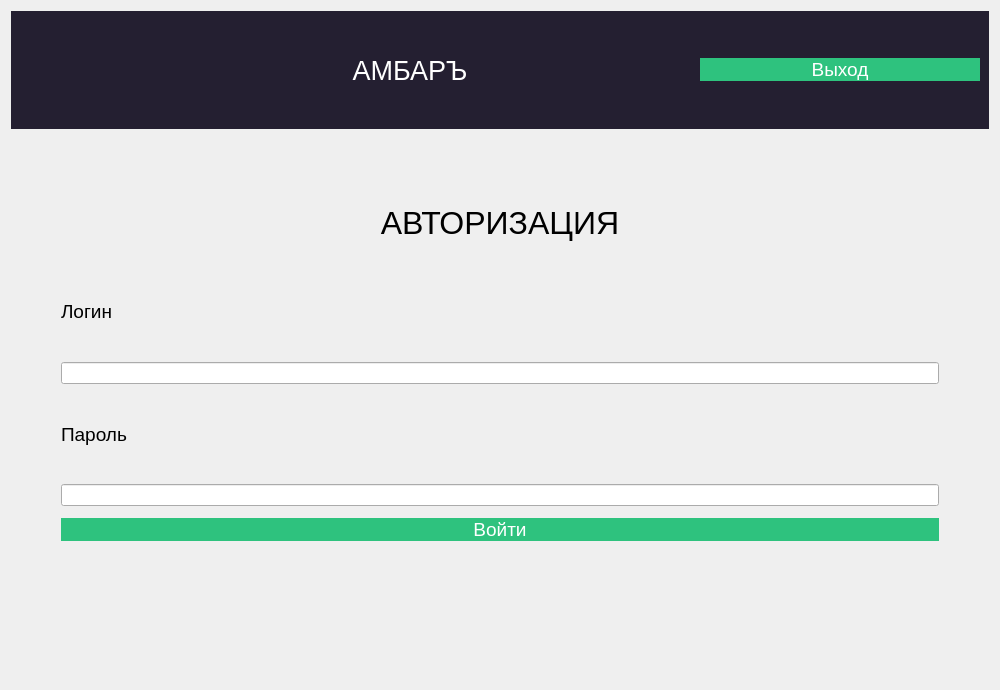
<?xml version="1.0" encoding="UTF-8"?>
<ui version="4.0">
 <class>Dialog</class>
 <widget class="QDialog" name="Dialog">
  <property name="geometry">
   <rect>
    <x>0</x>
    <y>0</y>
    <width>1000</width>
    <height>690</height>
   </rect>
  </property>
  <property name="minimumSize">
   <size>
    <width>1000</width>
    <height>600</height>
   </size>
  </property>
  <property name="windowTitle">
   <string>Учет заявок на ремонт оргтехники</string>
  </property>
  <property name="windowIcon">
   <iconset theme="accessories-dictionary">
    <selectedon>../../../../../logo.png</selectedon>
   </iconset>
  </property>
  <property name="toolTipDuration">
   <number>0</number>
  </property>
  <property name="styleSheet">
   <string notr="true">QPushButton {
background-color: rgb(4, 160, 255);
color: rgb(255, 255, 255);
border: 0px;
font: 14pt
}
QWidget
{font:  &quot;Comic Sans MS&quot;;
}
</string>
  </property>
  <property name="sizeGripEnabled">
   <bool>false</bool>
  </property>
  <layout class="QGridLayout" name="gridLayout">
   <item row="1" column="0">
    <layout class="QHBoxLayout" name="horizontalLayout_2">
     <item>
      <widget class="QStackedWidget" name="stackedWidget">
       <property name="layoutDirection">
        <enum>Qt::LeftToRight</enum>
       </property>
       <property name="autoFillBackground">
        <bool>false</bool>
       </property>
       <property name="styleSheet">
        <string notr="true"/>
       </property>
       <property name="currentIndex">
        <number>0</number>
       </property>
       <widget class="QWidget" name="Avtorisation">
        <property name="layoutDirection">
         <enum>Qt::LeftToRight</enum>
        </property>
        <layout class="QGridLayout" name="gridLayout_2">
         <property name="leftMargin">
          <number>50</number>
         </property>
         <property name="topMargin">
          <number>50</number>
         </property>
         <property name="rightMargin">
          <number>50</number>
         </property>
         <property name="bottomMargin">
          <number>50</number>
         </property>
         <item row="0" column="0">
          <layout class="QVBoxLayout" name="verticalLayout">
           <property name="spacing">
            <number>12</number>
           </property>
           <item>
            <widget class="QLabel" name="label_3">
             <property name="font">
              <font>
               <pointsize>24</pointsize>
               <italic>false</italic>
               <bold>false</bold>
              </font>
             </property>
             <property name="text">
              <string>АВТОРИЗАЦИЯ</string>
             </property>
             <property name="scaledContents">
              <bool>false</bool>
             </property>
             <property name="alignment">
              <set>Qt::AlignCenter</set>
             </property>
            </widget>
           </item>
           <item>
            <widget class="QLabel" name="label_4">
             <property name="font">
              <font>
               <pointsize>14</pointsize>
               <italic>false</italic>
               <bold>false</bold>
              </font>
             </property>
             <property name="layoutDirection">
              <enum>Qt::LeftToRight</enum>
             </property>
             <property name="autoFillBackground">
              <bool>false</bool>
             </property>
             <property name="text">
              <string>Логин</string>
             </property>
             <property name="alignment">
              <set>Qt::AlignLeading|Qt::AlignLeft|Qt::AlignVCenter</set>
             </property>
            </widget>
           </item>
           <item>
            <widget class="QLineEdit" name="LoginField"/>
           </item>
           <item>
            <widget class="QLabel" name="label_5">
             <property name="font">
              <font>
               <pointsize>14</pointsize>
               <italic>false</italic>
               <bold>false</bold>
              </font>
             </property>
             <property name="text">
              <string>Пароль</string>
             </property>
             <property name="alignment">
              <set>Qt::AlignLeading|Qt::AlignLeft|Qt::AlignVCenter</set>
             </property>
            </widget>
           </item>
           <item>
            <widget class="QLineEdit" name="PasswordField"/>
           </item>
           <item>
            <widget class="QPushButton" name="SignInButton">
             <property name="font">
              <font>
               <pointsize>14</pointsize>
               <italic>false</italic>
               <bold>false</bold>
              </font>
             </property>
             <property name="styleSheet">
              <string notr="true">background-color: rgb(46, 194, 126);</string>
             </property>
             <property name="text">
              <string>Войти</string>
             </property>
            </widget>
           </item>
           <item>
            <widget class="QLabel" name="ErrorField">
             <property name="font">
              <font>
               <pointsize>14</pointsize>
               <italic>false</italic>
               <bold>false</bold>
              </font>
             </property>
             <property name="styleSheet">
              <string notr="true">color: rgb(255, 0, 0);</string>
             </property>
             <property name="text">
              <string/>
             </property>
             <property name="alignment">
              <set>Qt::AlignCenter</set>
             </property>
            </widget>
           </item>
          </layout>
         </item>
        </layout>
       </widget>
       <widget class="QWidget" name="searchPage">
        <layout class="QVBoxLayout" name="searchPageLayout">
         <item>
          <layout class="QFormLayout" name="searchFormLayout">
           <item row="0" column="0">
            <widget class="QLabel" name="orderIdLabel">
             <property name="text">
              <string>ID заказа</string>
             </property>
            </widget>
           </item>
           <item row="0" column="1">
            <widget class="QLineEdit" name="orderIdInput">
             <property name="placeholderText">
              <string>Например: 1</string>
             </property>
            </widget>
           </item>
           <item row="1" column="0">
            <widget class="QLabel" name="totalPriceLabel">
             <property name="text">
              <string>Общая цена</string>
             </property>
            </widget>
           </item>
           <item row="1" column="1">
            <widget class="QLineEdit" name="totalPriceInput">
             <property name="placeholderText">
              <string>999</string>
             </property>
            </widget>
           </item>
           <item row="2" column="0">
            <widget class="QLabel" name="statusLabel">
             <property name="text">
              <string>Статус</string>
             </property>
            </widget>
           </item>
           <item row="2" column="1">
            <widget class="QComboBox" name="statusComboBox">
             <item>
              <property name="text">
               <string>В ожидании</string>
              </property>
             </item>
             <item>
              <property name="text">
               <string/>
              </property>
             </item>
             <item>
              <property name="text">
               <string>Выполнено</string>
              </property>
             </item>
             <item>
              <property name="text">
               <string>Отменено</string>
              </property>
             </item>
            </widget>
           </item>
           <item row="3" column="0">
            <widget class="QLabel" name="cityLabel">
             <property name="text">
              <string>Город</string>
             </property>
            </widget>
           </item>
           <item row="3" column="1">
            <widget class="QLineEdit" name="cityInput">
             <property name="placeholderText">
              <string>Например: Москва</string>
             </property>
            </widget>
           </item>
           <item row="4" column="0">
            <widget class="QLabel" name="productNameLabel">
             <property name="text">
              <string>Название товара</string>
             </property>
            </widget>
           </item>
           <item row="4" column="1">
            <widget class="QLineEdit" name="productNameInput">
             <property name="placeholderText">
              <string>Например: Alpen gold</string>
             </property>
            </widget>
           </item>
           <item row="5" column="1">
            <widget class="QPushButton" name="search">
             <property name="styleSheet">
              <string notr="true">background-color: rgb(46, 194, 126);</string>
             </property>
             <property name="text">
              <string>поиск</string>
             </property>
            </widget>
           </item>
          </layout>
         </item>
        </layout>
       </widget>
       <widget class="QWidget" name="user">
        <layout class="QGridLayout" name="gridLayout_3">
         <item row="0" column="0">
          <layout class="QHBoxLayout" name="horizontalLayout_3">
           <item>
            <widget class="QTableWidget" name="tableWidget">
             <property name="minimumSize">
              <size>
               <width>700</width>
               <height>0</height>
              </size>
             </property>
            </widget>
           </item>
           <item>
            <layout class="QVBoxLayout" name="verticalLayout_4">
             <item>
              <layout class="QVBoxLayout" name="verticalLayout_2">
               <item>
                <layout class="QVBoxLayout" name="verticalLayout_3">
                 <item>
                  <widget class="QLineEdit" name="lineEdit"/>
                 </item>
                 <item>
                  <widget class="QLineEdit" name="lineEdit_2"/>
                 </item>
                 <item>
                  <widget class="QLineEdit" name="lineEdit_3"/>
                 </item>
                 <item>
                  <widget class="QLineEdit" name="lineEdit_4"/>
                 </item>
                 <item>
                  <widget class="QLineEdit" name="lineEdit_5"/>
                 </item>
                 <item>
                  <widget class="QLineEdit" name="lineEdit_6">
                   <property name="placeholderText">
                    <string>ID</string>
                   </property>
                  </widget>
                 </item>
                 <item>
                  <widget class="QLineEdit" name="lineEdit_7">
                   <property name="placeholderText">
                    <string>Наименование</string>
                   </property>
                  </widget>
                 </item>
                 <item>
                  <widget class="QLineEdit" name="lineEdit_11">
                   <property name="placeholderText">
                    <string>Описание</string>
                   </property>
                  </widget>
                 </item>
                 <item>
                  <widget class="QLineEdit" name="lineEdit_8">
                   <property name="placeholderText">
                    <string>Цена</string>
                   </property>
                  </widget>
                 </item>
                 <item>
                  <widget class="QLineEdit" name="lineEdit_9">
                   <property name="placeholderText">
                    <string>ID_Категории</string>
                   </property>
                  </widget>
                 </item>
                 <item>
                  <widget class="QLineEdit" name="lineEdit_10">
                   <property name="placeholderText">
                    <string>Производитель</string>
                   </property>
                  </widget>
                 </item>
                </layout>
               </item>
               <item>
                <widget class="QPushButton" name="edit_button">
                 <property name="styleSheet">
                  <string notr="true">background-color: rgb(46, 194, 126);</string>
                 </property>
                 <property name="text">
                  <string>редактировать</string>
                 </property>
                </widget>
               </item>
               <item>
                <widget class="QPushButton" name="delete_button">
                 <property name="styleSheet">
                  <string notr="true">background-color: rgb(46, 194, 126);</string>
                 </property>
                 <property name="text">
                  <string>удалить</string>
                 </property>
                </widget>
               </item>
               <item>
                <widget class="QPushButton" name="insert_button">
                 <property name="styleSheet">
                  <string notr="true">background-color: rgb(46, 194, 126);</string>
                 </property>
                 <property name="text">
                  <string>добавить</string>
                 </property>
                </widget>
               </item>
              </layout>
             </item>
            </layout>
           </item>
          </layout>
         </item>
         <item row="1" column="0">
          <widget class="QPushButton" name="searchButton">
           <property name="styleSheet">
            <string notr="true">background-color: rgb(46, 194, 126);</string>
           </property>
           <property name="text">
            <string>искать</string>
           </property>
          </widget>
         </item>
        </layout>
       </widget>
      </widget>
     </item>
    </layout>
   </item>
   <item row="0" column="0">
    <widget class="QWidget" name="widget" native="true">
     <property name="styleSheet">
      <string notr="true">background-color: rgb(36, 31, 49);</string>
     </property>
     <layout class="QHBoxLayout" name="horizontalLayout">
      <property name="spacing">
       <number>150</number>
      </property>
      <item>
       <widget class="QLabel" name="label">
        <property name="minimumSize">
         <size>
          <width>100</width>
          <height>100</height>
         </size>
        </property>
        <property name="maximumSize">
         <size>
          <width>100</width>
          <height>100</height>
         </size>
        </property>
        <property name="text">
         <string/>
        </property>
        <property name="textFormat">
         <enum>Qt::AutoText</enum>
        </property>
        <property name="pixmap">
         <pixmap>../media/am.jpg</pixmap>
        </property>
        <property name="scaledContents">
         <bool>true</bool>
        </property>
       </widget>
      </item>
      <item>
       <widget class="QLabel" name="label_2">
        <property name="font">
         <font>
          <family>MS Shell Dlg 2</family>
          <pointsize>20</pointsize>
          <italic>false</italic>
          <bold>false</bold>
         </font>
        </property>
        <property name="styleSheet">
         <string notr="true">color: rgb(255, 255, 255);
font: 75 8pt &quot;MS Shell Dlg 2&quot;;
font: 20pt &quot;MS Shell Dlg 2&quot;;</string>
        </property>
        <property name="text">
         <string>АМБАРЪ</string>
        </property>
        <property name="alignment">
         <set>Qt::AlignCenter</set>
        </property>
       </widget>
      </item>
      <item>
       <widget class="QPushButton" name="AvtorButton">
        <property name="font">
         <font>
          <pointsize>14</pointsize>
          <italic>false</italic>
          <bold>false</bold>
         </font>
        </property>
        <property name="styleSheet">
         <string notr="true">background-color: rgb(46, 194, 126);</string>
        </property>
        <property name="text">
         <string>Выход</string>
        </property>
       </widget>
      </item>
     </layout>
    </widget>
   </item>
  </layout>
 </widget>
 <resources/>
 <connections/>
</ui>
